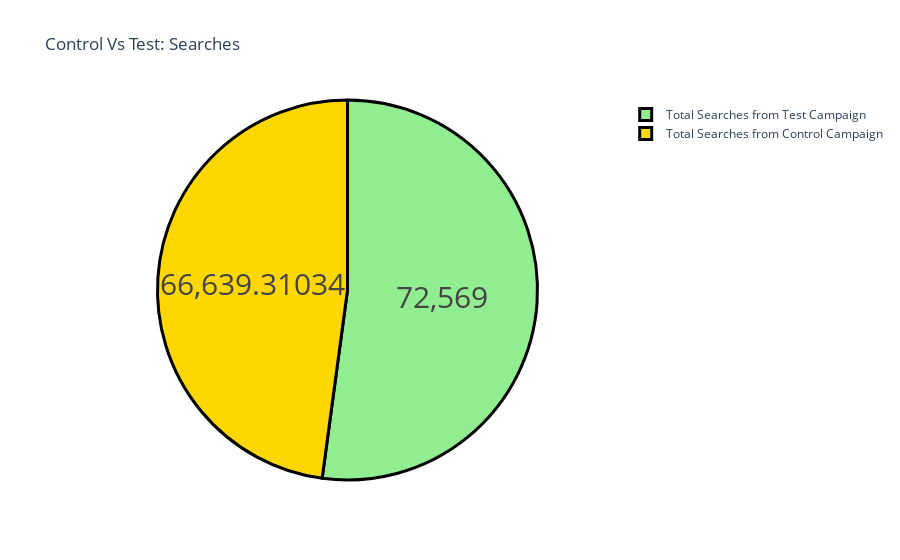

The notebook cell saved with this chart:
### Markdown cell above
The **control campaign generated more impressions** per dollar spent.
*Now, let's check how both campaigns performed in terms of website searches — did more visibility actually lead to more engagement?*

### Code cell
label = ["Total Searches from Control Campaign", 
         "Total Searches from Test Campaign"]
counts = [sum(control_data["Searches Received"]), 
          sum(test_data["Searches Received"])]
colors = ['gold','lightgreen']
fig = go.Figure(data=[go.Pie(labels=label, values=counts)])
fig.update_layout(title_text='Control Vs Test: Searches')
fig.update_traces(hoverinfo='label+percent', textinfo='value', 
                  textfont_size=30,
                  marker=dict(colors=colors, 
                              line=dict(color='black', width=3)))
fig.show()

### Figure 1 — Plotly figure (JSON) as saved in the notebook; plotly's stock layout.template omitted (floating-point values rounded to 4 significant figures)
{"data": [{"hoverinfo": "label+percent", "labels": ["Total Searches from Control Campaign", "Total Searches from Test Campaign"], "marker": {"colors": ["gold", "lightgreen"], "line": {"color": "black", "width": 3}}, "textfont": {"size": 30}, "textinfo": "value", "type": "pie", "values": [66640.0, 72569]}], "layout": {"autosize": true, "title": {"text": "Control Vs Test: Searches"}}}
